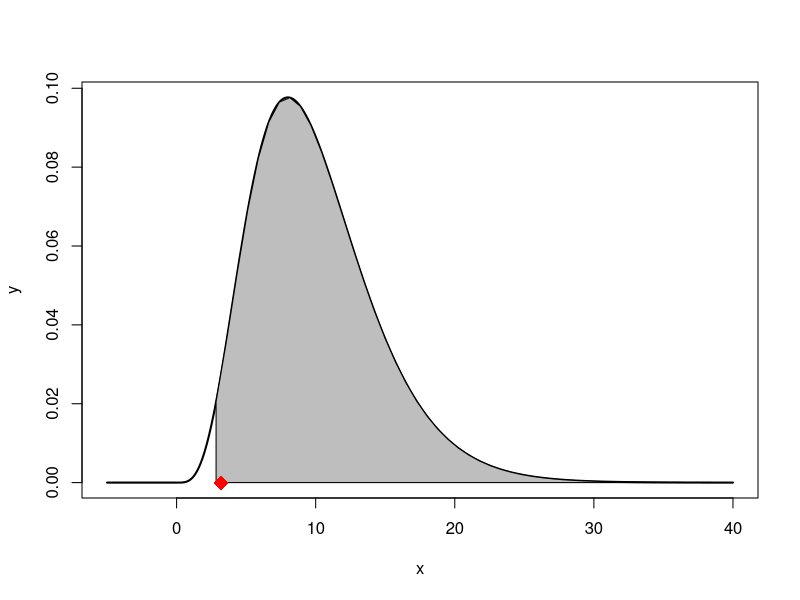

Here is the R script that generated this plot:
#Page 690
maths<-c(2.59,3.13,2.97,2.50,2.53,3.29,2.53,3.17,2.70,3.88,2.64)
english<-c(3.64,3.19,3.15,3.78,3.03,2.61,3.20,3.30,3.54,3.25,4.00)
education<-c(4.00,3.59,2.80,2.39,3.47,3.59,3.74,3.77,3.13,3.00,3.47)
biology<-c(2.78,3.51,2.65,3.16,2.94,2.32,2.58,3.21,3.23,3.57,3.22)

print(cbind(maths,english,education,biology))

n1<-length(maths)
n2<-length(english)
n3<-length(education)
n4<-length(biology)

x1<-mean(maths)
x2<-mean(english)
x3<-mean(education)
x4<-mean(biology)

var1<-var(maths)
var2<-var(english)
var3<-var(education)
var4<-var(biology)

n<-44
K<-4

x<-(x1*n1+x2*n2+x3*n3+x4*n4)/(n1+n2+n3+n4)

MST<-((n1*((x1-x)**2))+(n2*((x2-x)**2))+(n3*((x3-x)**2))+(n4*((x4-x)**2)))/(K-1)
MSE<-(((n1-1)*(var1))+((n2-1)*(var2))+((n3-1)*(var3))+((n4-1)*(var4)))/(n-K)

f0<-print(MST/MSE)

alpha<-0.05
df1<-K-1
df2<-n-K
f<-qf(alpha,df1,df2,lower.tail = FALSE)
print(f)

if(f<f0){
  print("REJECT NULL HYPOTHESIS")
} else {
  print("ACCEPT NULL HYPOTHESIS")
}


x=seq(-5,40,length=1000)
y=dchisq(x,df=10)
plot(x,y,type="l",lwd=2,col="black")

x=seq(f,40,length=50)
y=dchisq(x,df=10)
polygon(c(f,x,40),c(0,y,0),col="gray")

points(f0,0,pch=18,col="red",cex=2)
